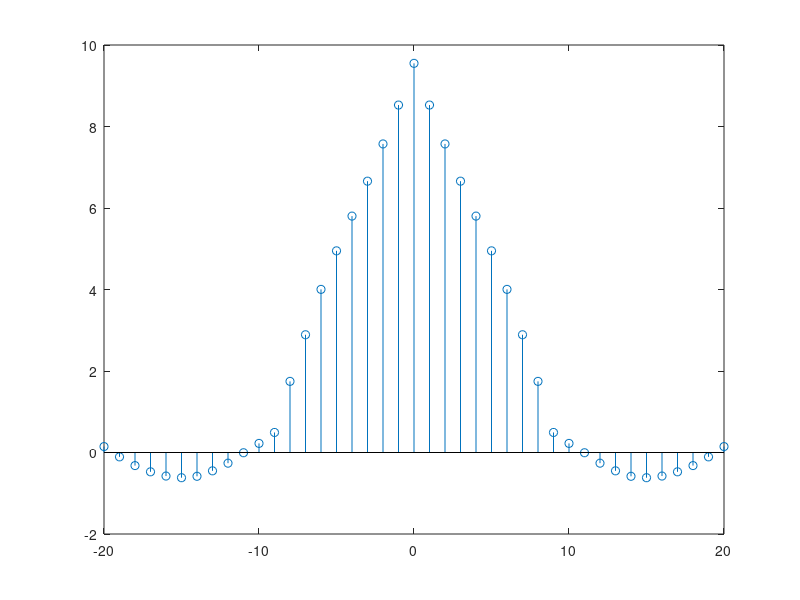
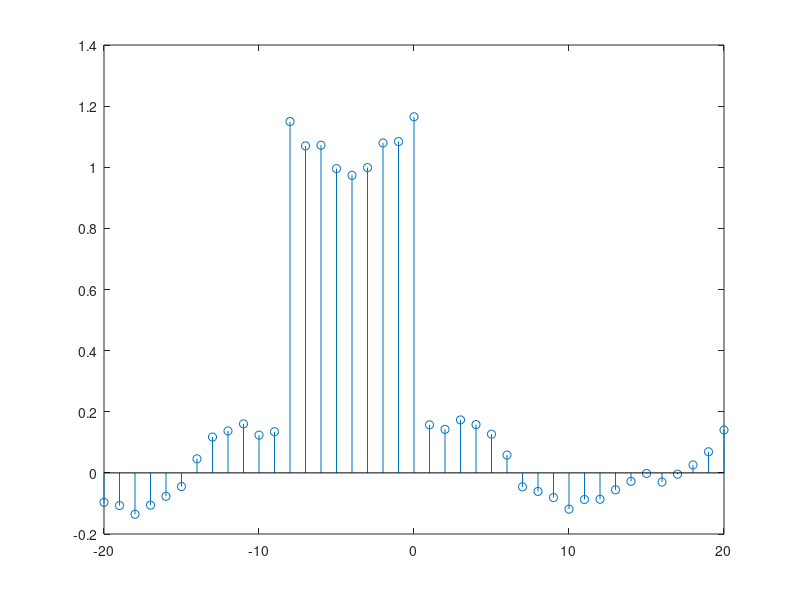
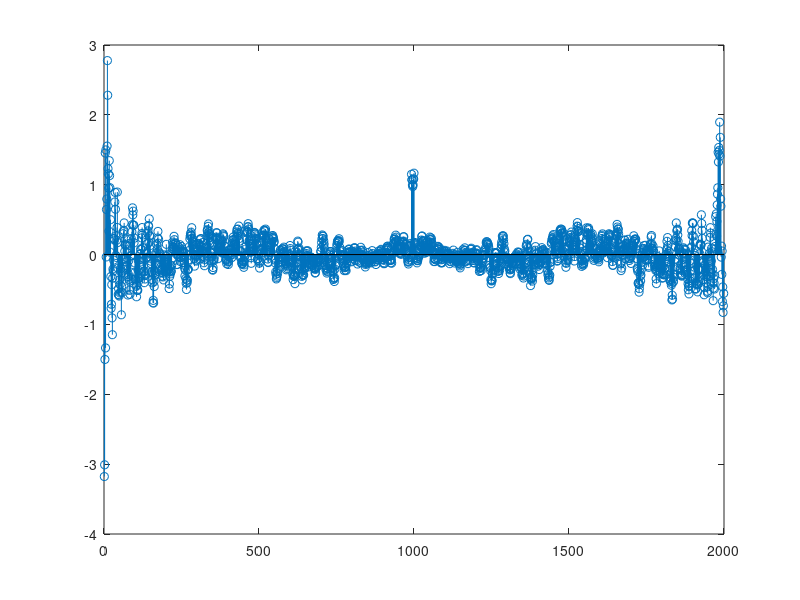

The MATLAB script that drew these images, in order:
clear all; close all;

x = randn(1, 1000);
y = filter(ones(9,1),[1],x);
ycorr = xcorr(y, 'unbiased');
figure;
stem(-20:20, ycorr(980:1020))

% Part 3

xycorr = xcorr(x, y, 'unbiased');

figure;
stem(-20:20, xycorr(980:1020))
figure;
stem(xycorr)
